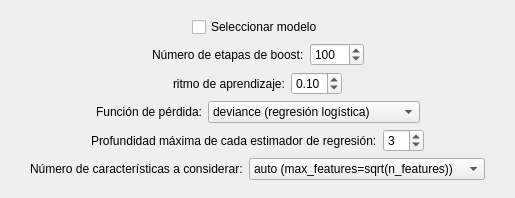
          <widget class="QWidget" name="gradient_boosting">
           <property name="geometry">
            <rect>
             <x>0</x>
             <y>0</y>
             <width>515</width>
             <height>198</height>
            </rect>
           </property>
           <attribute name="label">
            <string>Gradient Boosting</string>
           </attribute>
           <layout class="QVBoxLayout" name="verticalLayout_12">
            <item>
             <layout class="QVBoxLayout" name="verticalLayout_11">
              <item>
               <spacer name="verticalSpacer_9">
                <property name="orientation">
                 <enum>Qt::Vertical</enum>
                </property>
                <property name="sizeHint" stdset="0">
                 <size>
                  <width>20</width>
                  <height>40</height>
                 </size>
                </property>
               </spacer>
              </item>
              <item>
               <layout class="QHBoxLayout" name="horizontalLayout_18">
                <item>
                 <spacer name="horizontalSpacer_31">
                  <property name="orientation">
                   <enum>Qt::Horizontal</enum>
                  </property>
                  <property name="sizeHint" stdset="0">
                   <size>
                    <width>40</width>
                    <height>20</height>
                   </size>
                  </property>
                 </spacer>
                </item>
                <item>
                 <widget class="QCheckBox" name="GBoosting_check">
                  <property name="text">
                   <string>Seleccionar modelo</string>
                  </property>
                 </widget>
                </item>
                <item>
                 <spacer name="horizontalSpacer_32">
                  <property name="orientation">
                   <enum>Qt::Horizontal</enum>
                  </property>
                  <property name="sizeHint" stdset="0">
                   <size>
                    <width>40</width>
                    <height>20</height>
                   </size>
                  </property>
                 </spacer>
                </item>
               </layout>
              </item>
              <item>
               <layout class="QHBoxLayout" name="horizontalLayout_19">
                <item>
                 <spacer name="horizontalSpacer_33">
                  <property name="orientation">
                   <enum>Qt::Horizontal</enum>
                  </property>
                  <property name="sizeHint" stdset="0">
                   <size>
                    <width>40</width>
                    <height>20</height>
                   </size>
                  </property>
                 </spacer>
                </item>
                <item>
                 <widget class="QLabel" name="label_16">
                  <property name="text">
                   <string>Número de etapas de boost:</string>
                  </property>
                 </widget>
                </item>
                <item>
                 <widget class="QSpinBox" name="GBoosting_spinBox_stages">
                  <property name="maximum">
                   <number>9999</number>
                  </property>
                  <property name="singleStep">
                   <number>10</number>
                  </property>
                  <property name="value">
                   <number>100</number>
                  </property>
                 </widget>
                </item>
                <item>
                 <spacer name="horizontalSpacer_34">
                  <property name="orientation">
                   <enum>Qt::Horizontal</enum>
                  </property>
                  <property name="sizeHint" stdset="0">
                   <size>
                    <width>40</width>
                    <height>20</height>
                   </size>
                  </property>
                 </spacer>
                </item>
               </layout>
              </item>
              <item>
               <layout class="QHBoxLayout" name="horizontalLayout_23">
                <item>
                 <spacer name="horizontalSpacer_41">
                  <property name="orientation">
                   <enum>Qt::Horizontal</enum>
                  </property>
                  <property name="sizeHint" stdset="0">
                   <size>
                    <width>40</width>
                    <height>20</height>
                   </size>
                  </property>
                 </spacer>
                </item>
                <item>
                 <widget class="QLabel" name="label_18">
                  <property name="text">
                   <string>ritmo de aprendizaje:</string>
                  </property>
                 </widget>
                </item>
                <item>
                 <widget class="QDoubleSpinBox" name="GBoosting_doubleSpinBox_rate">
                  <property name="maximum">
                   <double>1.000000000000000</double>
                  </property>
                  <property name="singleStep">
                   <double>0.100000000000000</double>
                  </property>
                  <property name="value">
                   <double>0.100000000000000</double>
                  </property>
                 </widget>
                </item>
                <item>
                 <spacer name="horizontalSpacer_42">
                  <property name="orientation">
                   <enum>Qt::Horizontal</enum>
                  </property>
                  <property name="sizeHint" stdset="0">
                   <size>
                    <width>40</width>
                    <height>20</height>
                   </size>
                  </property>
                 </spacer>
                </item>
               </layout>
              </item>
              <item>
               <layout class="QHBoxLayout" name="horizontalLayout_20">
                <item>
                 <spacer name="horizontalSpacer_35">
                  <property name="orientation">
                   <enum>Qt::Horizontal</enum>
                  </property>
                  <property name="sizeHint" stdset="0">
                   <size>
                    <width>40</width>
                    <height>20</height>
                   </size>
                  </property>
                 </spacer>
                </item>
                <item>
                 <widget class="QLabel" name="label_21">
                  <property name="text">
                   <string>Función de pérdida:</string>
                  </property>
                 </widget>
                </item>
                <item>
                 <widget class="QComboBox" name="GBoosting_comboBox1">
                  <item>
                   <property name="text">
                    <string>deviance (regresión logística)</string>
                   </property>
                  </item>
                  <item>
                   <property name="text">
                    <string>exponential (algoritmo AdaBoost)</string>
                   </property>
                  </item>
                 </widget>
                </item>
                <item>
                 <spacer name="horizontalSpacer_36">
                  <property name="orientation">
                   <enum>Qt::Horizontal</enum>
                  </property>
                  <property name="sizeHint" stdset="0">
                   <size>
                    <width>40</width>
                    <height>20</height>
                   </size>
                  </property>
                 </spacer>
                </item>
               </layout>
              </item>
              <item>
               <layout class="QHBoxLayout" name="horizontalLayout_21">
                <item>
                 <spacer name="horizontalSpacer_37">
                  <property name="orientation">
                   <enum>Qt::Horizontal</enum>
                  </property>
                  <property name="sizeHint" stdset="0">
                   <size>
                    <width>40</width>
                    <height>20</height>
                   </size>
                  </property>
                 </spacer>
                </item>
                <item>
                 <widget class="QLabel" name="label_17">
                  <property name="text">
                   <string>Profundidad máxima de cada estimador de regresión:</string>
                  </property>
                 </widget>
                </item>
                <item>
                 <widget class="QSpinBox" name="GBoosting_spinBox_depth">
                  <property name="value">
                   <number>3</number>
                  </property>
                 </widget>
                </item>
                <item>
                 <spacer name="horizontalSpacer_38">
                  <property name="orientation">
                   <enum>Qt::Horizontal</enum>
                  </property>
                  <property name="sizeHint" stdset="0">
                   <size>
                    <width>40</width>
                    <height>20</height>
                   </size>
                  </property>
                 </spacer>
                </item>
               </layout>
              </item>
              <item>
               <layout class="QHBoxLayout" name="horizontalLayout_22">
                <item>
                 <spacer name="horizontalSpacer_39">
                  <property name="orientation">
                   <enum>Qt::Horizontal</enum>
                  </property>
                  <property name="sizeHint" stdset="0">
                   <size>
                    <width>40</width>
                    <height>20</height>
                   </size>
                  </property>
                 </spacer>
                </item>
                <item>
                 <widget class="QLabel" name="label_20">
                  <property name="text">
                   <string>Número de características a considerar:</string>
                  </property>
                 </widget>
                </item>
                <item>
                 <widget class="QComboBox" name="GBoosting_comboBox2">
                  <item>
                   <property name="text">
                    <string>auto (max_features=sqrt(n_features))</string>
                   </property>
                  </item>
                  <item>
                   <property name="text">
                    <string>sqrt (max_features=sqrt(n_features))</string>
                   </property>
                  </item>
                  <item>
                   <property name="text">
                    <string>log2 (max_features=log2(n_features))</string>
                   </property>
                  </item>
                  <item>
                   <property name="text">
                    <string>None (max_features=n_features)</string>
                   </property>
                  </item>
                 </widget>
                </item>
                <item>
                 <spacer name="horizontalSpacer_40">
                  <property name="orientation">
                   <enum>Qt::Horizontal</enum>
                  </property>
                  <property name="sizeHint" stdset="0">
                   <size>
                    <width>40</width>
                    <height>20</height>
                   </size>
                  </property>
                 </spacer>
                </item>
               </layout>
              </item>
              <item>
               <spacer name="verticalSpacer_10">
                <property name="orientation">
                 <enum>Qt::Vertical</enum>
                </property>
                <property name="sizeHint" stdset="0">
                 <size>
                  <width>20</width>
                  <height>40</height>
                 </size>
                </property>
               </spacer>
              </item>
             </layout>
            </item>
           </layout>
          </widget>
